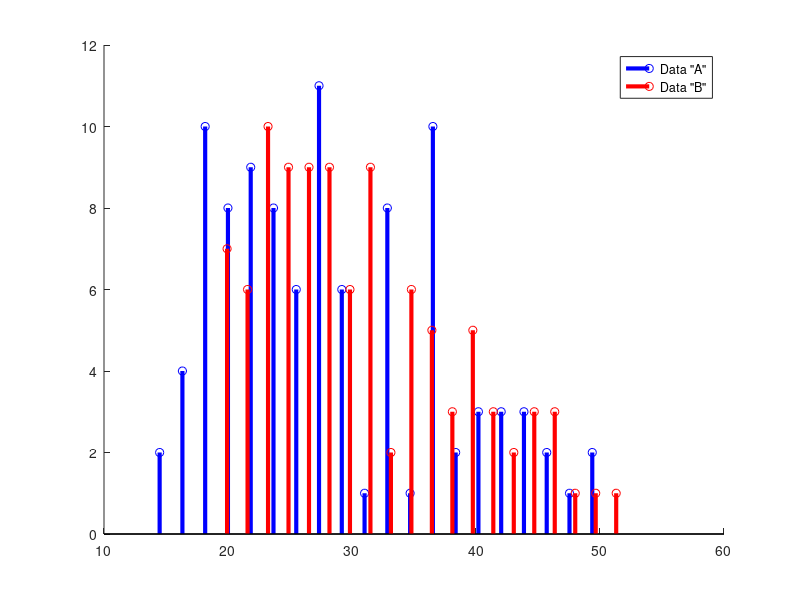

Recreate this plot in MATLAB. (Note: this script raises an error after producing the figure.)
%%
%   COURSE: Master statistics and machine learning: intuition, math, code										
%      URL: udemy.com/course/statsml_x/?couponCode=202006 
% 
%  SECTION: The t-test family
%    VIDEO: Permutation testing
% 
%  TEACHER: Mike X Cohen, sincxpress.com
%

%%

% a clear MATLAB workspace is a clear mental workspace
close all; clear; clc

%% 

%% simulate two distributions

% number of trials
N = 100;

% dataset "A"
r = randn(N,1);
r(r>0) = log(1+r(r>0));
dataA = 26-r*10;

% get histogram values for later comparison
[yA,xA] = hist(dataA,20);


% dataset "B"
r = randn(N,1);
r(r>0) = log(1+r(r>0));
dataB = 30-r*10;

% get histogram values for later comparison
[yB,xB] = hist(dataB,20);


figure(1), clf, hold on
stem(xA,yA,'b','linew',3)
stem(xB,yB,'r','linew',3)
legend({'Data "A"';'Data "B"'})

%% mix trials together

% concatenate trials
alldata = cat(1,dataA,dataB);

% condition labels
conds = cat(1,ones(N,1),2*ones(N,1));

%% generate one null hypothesis scenario

% random permutation
fakeconds = randperm(N*2);

% shuffled condition labels
fakeconds(fakeconds<N+1) = 1;
fakeconds(fakeconds>1) = 2;


% these two means should be different.
[mean(alldata(conds==1)) mean(alldata(conds==2))]

% should these two be different?
[mean(alldata(fakeconds==1))  mean(alldata(fakeconds==2)) ]

%% and now a distribution of null hypothesis values

nPerms = 1000;
permdiffs = zeros(nPerms,1);

for permi=1:nPerms
    fconds = randperm(N*2);
    fconds(fconds<N+1) = 1;
    fconds(fconds>1) = 2;
    permdiffs(permi) = mean(alldata(fconds==2)) - mean(alldata(fconds==1));
end


% plot the distribution of H0 values
figure(2), clf
histogram(permdiffs,50)
hold on

% and plot the observed value on top
obsval = mean(alldata(conds==2)) - mean(alldata(conds==1));
plot([obsval obsval],get(gca,'ylim'),'m','linew',10)
xlabel('Value'), ylabel('Count')

%% two methods of evaluating statistical significance

% Z-value
zVal = ( obsval-mean(permdiffs) ) / std(permdiffs);
p = 1-normcdf(abs(zVal));

% p-value count
pCount = sum(permdiffs>obsval)/nPerms;

%% done.
